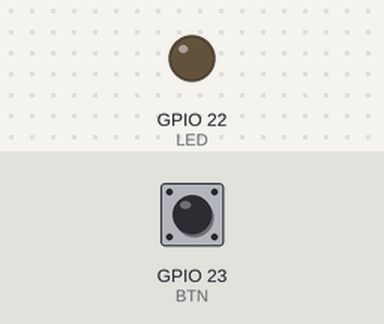
A sketch run on a simulated ESP32. Parts: output pins drawn as LEDs (lit = HIGH). Dashed ring = blinking. The inputs (shaded band) are chosen by the test bench; at power-on: GPIO 23 (BTN) HIGH.

Above: at 1.2 s.
1.3 s: GPIO 23 (BTN) pulled LOW for 1 s
At 3.3 s:
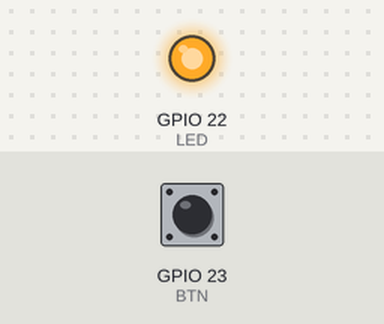
3.8 s: GPIO 23 (BTN) pulled LOW for 0.15 s
At 4.6 s:
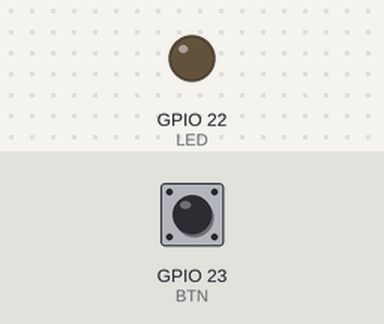
5.4 s: GPIO 23 (BTN) pulled LOW for 3.2 s
At 5.5 s:
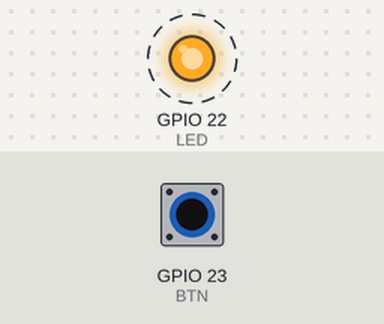
Timing chart, 0 to 9.9 s (numbered marks = the images above; inputs shaded):
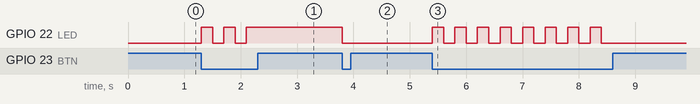

The sketch:

esp32_boutonPoussoir.ino
```cpp
/**
 *
 * e-mail : rachelsysteme@gmail.com
 * gitHub : https://github.com/RS-malik-el
 * Donation : paypal.me/RachelSysteme
 *
 *@AUTEUR : Exaucé KIMBEMBE / OpenProgramming
 * DATE : 30/10/2022
 *
 * * @Board : esp32
 *
 * Dans ce programme, nous allons apprendre comment lire une entrée digital avec l'ESP32.
 * l'appuie sur le bouton poussoir allume ou éteint la led.
 *
 * Mode :
 *  ** INPUT : définit le pin comme une entrée sans activation de la resistance interne
 *  ** INPUT_PULLUP : définit le pin comme une entrée avec resistance interne connecté en pull-up
 *  ** INPUT_PULLDOWN : définit le pin comme une entrée avec resistance interne connecté en pull-down
 *
*/

#define BTN 23 // Pin connecté au bouton poussoir
#define LED 22 // Pin connecté à la LED
#define ATTENTE 200

bool etat = false;

void setup(){
    pinMode(BTN,INPUT_PULLUP);
    pinMode(LED,OUTPUT);
}

void loop(){
    if (not digitalRead(BTN) == true){
        etat = not etat;
        digitalWrite(LED,etat);
        delay(ATTENTE);
    }
}
```

Measured:
- after the input at 1.3 s, GPIO 22 (LED): alternates HIGH for 0.20 s and LOW for 0.20 s, 5 changes in all, then stays HIGH, starting at once
- after the input at 3.8 s, GPIO 22 (LED): HIGH → LOW at once
- after the input at 5.4 s, GPIO 22 (LED): alternates HIGH for 0.20 s and LOW for 0.20 s, 16 changes in all, then stays LOW, starting at once
